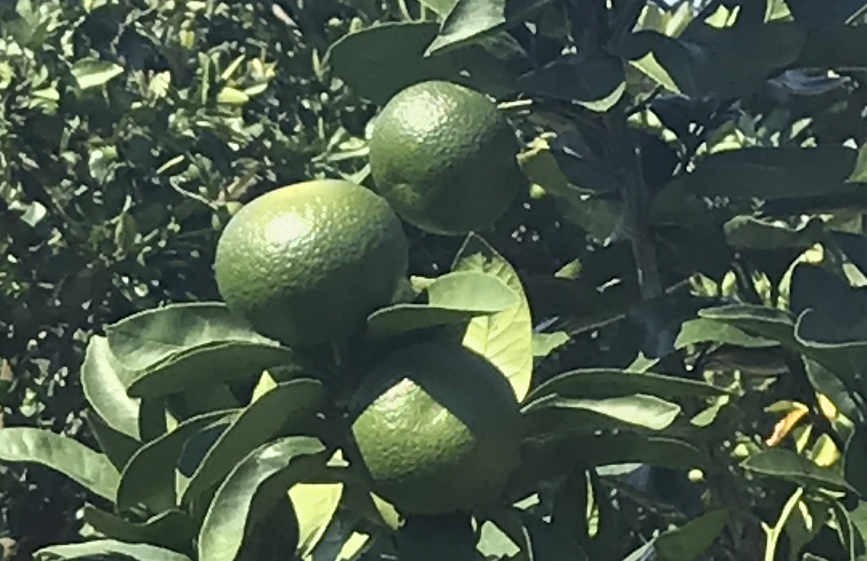
%> input picture fruit_set/2/2.jpg, 867 x 561 px
$ octave Process1_imageload_filtering.m   (GNU Octave 9; MATLAB toolbox functions it lacks are replaced by stand-ins)
%> lines starting %> are read from the running program, lines starting %| are printed output that depends on the picture; in (x1, y1, x2, y2) boxes, pixels count from 0 and x2, y2 are one past the last pixel; in counts of white or black regions, pixels touching at a corner belong together; the program's own positions count from 1
### fruit_set/2/bfilter2.m
%简单地说:
%A为给定图像，归一化到[0,1]的矩阵
%W为双边滤波器（核）的边长/2
%定义域方差σd记为SIGMA(1),值域方差σr记为SIGMA(2)

%%%%%%%%%%%%%%%%%%%%%%%%%%%%%%%%%%%%%%%%%%%%%%%%%%%%%%%%%%%%%
% Pre-process input and select appropriate filter.
function B = bfilter2(A,w,sigma)

% Verify that the input image exists and is valid.
if ~exist('A','var') || isempty(A)
   error('Input image A is undefined or invalid.');
end
if ~isfloat(A) || ~sum([1,3] == size(A,3)) || ...
      min(A(:)) < 0 || max(A(:)) > 1
   error(['Input image A must be a double precision ',...
          'matrix of size NxMx1 or NxMx3 on the closed ',...
          'interval [0,1].']);
end

% Verify bilateral filter window size.
if ~exist('w','var') || isempty(w) || ...
      numel(w) ~= 1 || w < 1
   w = 5;
end
w = ceil(w);

% Verify bilateral filter standard deviations.
if ~exist('sigma','var') || isempty(sigma) || ...
      numel(sigma) ~= 2 || sigma(1) <= 0 || sigma(2) <= 0
   sigma = [3 0.1];
end

% Apply either grayscale or color bilateral filtering.
if size(A,3) == 1
   B = bfltGray(A,w,sigma(1),sigma(2));
else
   B = bfltColor(A,w,sigma(1),sigma(2));
end


%%%%%%%%%%%%%%%%%%%%%%%%%%%%%%%%%%%%%%%%%%%%%%%%%%%%%%%%%%%%%
% Implements bilateral filtering for grayscale images.
function B = bfltGray(A,w,sigma_d,sigma_r)

% Pre-compute Gaussian distance weights.
[X,Y] = meshgrid(-w:w,-w:w);
%创建核距离矩阵，e.g.
%  [x,y]=meshgrid(-1:1,-1:1)
%
% x =
%
%     -1     0     1
%     -1     0     1
%     -1     0     1
%
%
% y =
%
%     -1    -1    -1
%      0     0     0
%      1     1     1
%计算定义域核
G = exp(-(X.^2+Y.^2)/(2*sigma_d^2));

% Create waitbar.
h = waitbar(0,'Applying bilateral filter...');
set(h,'Name','Bilateral Filter Progress');

% Apply bilateral filter.
%计算值域核H 并与定义域核G 乘积得到双边权重函数F
dim = size(A);
B = zeros(dim);
for i = 1:dim(1)
   for j = 1:dim(2)

         % Extract local region.
         iMin = max(i-w,1);
         iMax = min(i+w,dim(1));
         jMin = max(j-w,1);
         jMax = min(j+w,dim(2));
         %定义当前核所作用的区域为(iMin:iMax,jMin:jMax)
         I = A(iMin:iMax,jMin:jMax);%提取该区域的源图像值赋给I

         % Compute Gaussian intensity weights.
         H = exp(-(I-A(i,j)).^2/(2*sigma_r^2));

         % Calculate bilateral filter response.
         F = H.*G((iMin:iMax)-i+w+1,(jMin:jMax)-j+w+1);
         B(i,j) = sum(F(:).*I(:))/sum(F(:));

   end
   waitbar(i/dim(1));
end

% Close waitbar.
close(h);


%%%%%%%%%%%%%%%%%%%%%%%%%%%%%%%%%%%%%%%%%%%%%%%%%%%%%%%%%%%%%
% Implements bilateral filter for color images.
% [59 lines left out: function bfltColor, not called in this run]

### fruit_set/2/edge_enhance.m
function [ I2 ] = edge_enhance( I )
% I = rgb2gray(I);
% imshow(I);
I2 = I;
BW1 = edge(I,'Canny',0.1,'horizontal',0.1);

se = strel('square',1);
BW1 = imdilate(BW1,se,2);
BW1 = imerode(BW1,se,2);
% BW1 = imdilate(BW1,se,2);

L = bwlabel(BW1);
S = regionprops(L, 'all');
BW2 = ismember(L, find([S.Area]>=100 ));


for i = 1:size(BW2,1)

for j = 1:size(BW2,2)

   pixel = BW2(i,j);
   if(pixel == 1)

       I2(i,j) = 0;


   end

end

end


% figure
% imshowpair(BW2,I2,'montage')


end

### fruit_set/2/Process1_imageload_filtering.m
J=imread('2.jpg');
%> J is the input picture: size 561x867x3 uint8; mean R, G, B 74.7, 89.4, 73.1
I = rgb2gray(J);
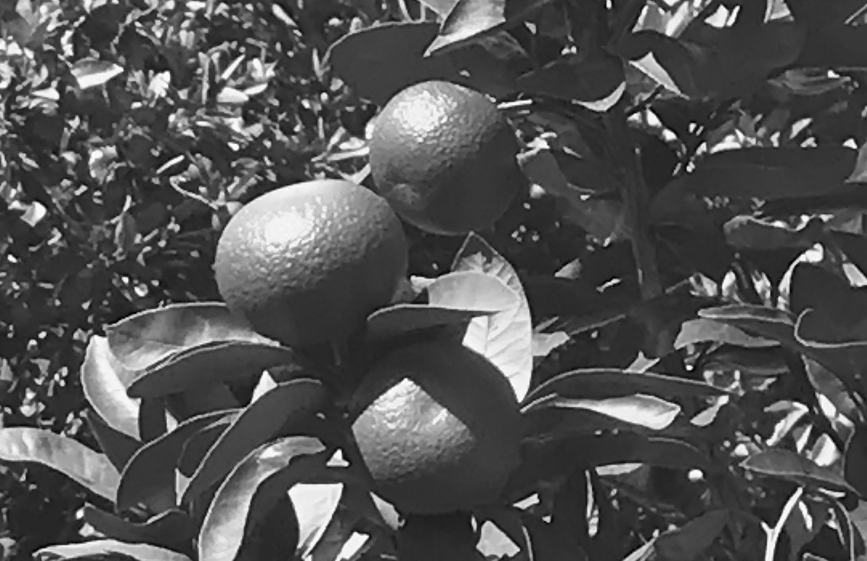
%> I: size 561x867 uint8; min 2, max 253, mean 83.1
imsize = 400*300
imsize_real = size(I,1)*size(I,2);
%> imsize_real = 486387
alpha = sqrt(imsize_real/imsize);
%> alpha = 2.01
I = imresize(I,[size(I,1)/alpha,size(I,2)/alpha]);
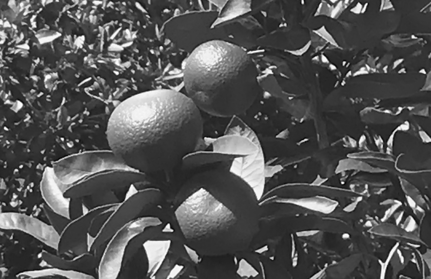
%> I: size 279x431 uint8; min 6, max 255, mean 83.1
                                                       %to enhance the edge in order to seperate different obj

I=double(I)/255;
%> I: size 279x431 double

%bilateral filter
w = 3;       % bilateral filter half-width
sigma = [10 1]; % bilateral filter standard deviations

% I = edge_enhance(I);
 Is=bfilter2(I,w,sigma);
%> after the loop in bfltGray, `for i = 1:dim(1)`:
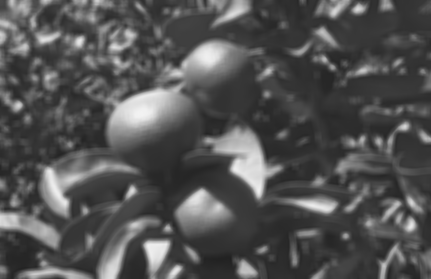
%> B: size 279x431 double; min 0.129, max 0.95, mean 0.325
 Is = edge_enhance(Is);
%> in edge_enhance, `BW1 = edge(I,'Canny',0.1,'horizontal',0.1);`:
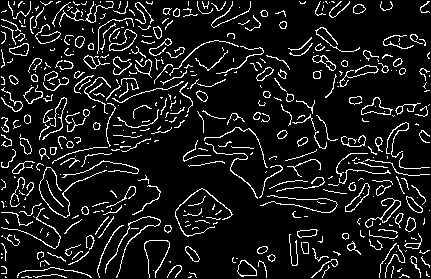
%> BW1: size 279x431 logical; 10.1% white in thin lines or dots
%> in edge_enhance, `L = bwlabel(BW1);`:
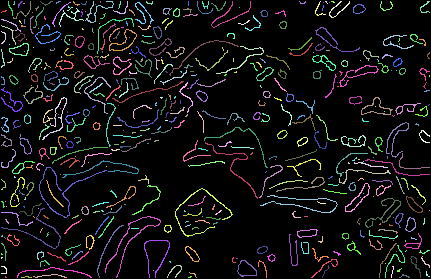
%> L: size 279x431 double; 488 distinct labels, from 0 to 487; one colour per label, 0 black
%> in edge_enhance, `S = regionprops(L, 'all');`: S = 487 regions; largest, box (x1, y1, x2, y2), Area, Centroid, MajorAxisLength, MinorAxisLength and Eccentricity: (105, 216, 161, 278) 200 [131 241.1] 88.29 25.31 0.958, (39, 167, 107, 218) 198 [63.3 190.5] 69.77 55.25 0.611, (175, 188, 233, 237) 172 [201 212.6] 73.77 57.16 0.632
%> in edge_enhance, `BW2 = ismember(L, find([S.Area]>=100 ));`:
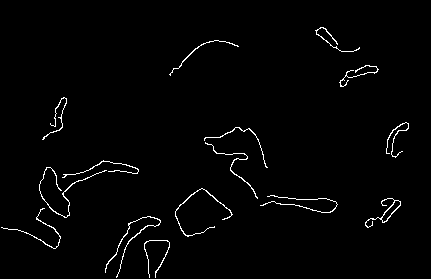
%> BW2: size 279x431 logical; 1.7% white in thin lines or dots, all inside (x1, y1, x2, y2) = (1, 27, 409, 278)
%> after the loop in edge_enhance, `for i = 1:size(BW2,1)`:
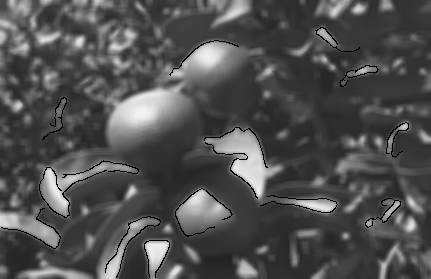
%> I2: size 279x431 double; 1.69% of pixels changed, all inside (x1, y1, x2, y2) = (1, 27, 409, 278)

figure
imshow(Is);
%
bwSet = {};

maxNum = 0;
figure
imshow(rgb2gray(imresize(J,[size(J,1)/alpha,size(J,2)/alpha])));
step = 5;
color = [0,1,0];
 for i = 1:step:255

     Is2 = Is;
% [7 lines of commented-out code are left out]

j = im2bw(Is2,i/255);
se = strel('square',5);
j = imdilate(j,se);
j = imerode(j,se);
L = bwlabel(j);
S = regionprops(L, 'all');
bw = ismember(L, find([S.Area]>=20 ));

%boundary = bwboundaries(bw);
[bw2,num] = bwlabel(bw);
S = regionprops(bw2, 'all');
boundary = bwboundaries(bw2,'noholes');
%boundary = bwboundaries(bw2);
if(num>maxNum)
    maxNum=num;
end

bwIm.bw = bw2;
bwIm.num = num;
bwIm.stats = S;
if num==0
    break
end
bwSet{length(bwSet)+1} = bwIm;
% imshow(bw2);

   for h =1:size(boundary)

      B = boundary{h};
      hold on;
      plot(B(:,2), B(:,1),'Color',color, 'LineWidth', 0.1);

   end

   if(size(boundary,1)~=num)
       fprintf('B: %d N: %d \n',size(boundary,1),num);
   end
 end
%> this loop made 50 passes
%> (num, boundary, maxNum, bwIm.num) on passes 13 to 21: (28, 28 boundaries, 28, 28), (32, 32 boundaries, 32, 32), (33, 33 boundaries, 33, 33), (42, 42 boundaries, 42, 42), (49, 49 boundaries, 49, 49), (58, 58 boundaries, 58, 58), (66, 66 boundaries, 66, 66), (74, 74 boundaries, 74, 74), (76, 76 boundaries, 76, 76)
%> (num, maxNum, bwIm.num) on passes 1, 11, 12: (1, 1, 1), (3, 3, 3), (12, 12, 12)
%> after the loop, bwIm = {num 0}; bwSet = 49 items

filename = 'test_data';
%> (the run ends here)
